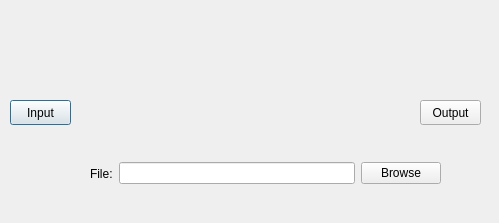
<?xml version="1.0" encoding="UTF-8"?>
<ui version="4.0">
 <class>CsvReaderDialog</class>
 <widget class="QDialog" name="CsvReaderDialog">
  <property name="geometry">
   <rect>
    <x>0</x>
    <y>0</y>
    <width>499</width>
    <height>223</height>
   </rect>
  </property>
  <property name="windowTitle">
   <string>Dialog</string>
  </property>
  <widget class="QPushButton" name="pushButton">
   <property name="geometry">
    <rect>
     <x>10</x>
     <y>100</y>
     <width>61</width>
     <height>25</height>
    </rect>
   </property>
   <property name="text">
    <string>Input</string>
   </property>
  </widget>
  <widget class="QPushButton" name="pushButton_2">
   <property name="geometry">
    <rect>
     <x>420</x>
     <y>100</y>
     <width>61</width>
     <height>25</height>
    </rect>
   </property>
   <property name="text">
    <string>Output</string>
   </property>
  </widget>
  <widget class="QWidget" name="">
   <property name="geometry">
    <rect>
     <x>90</x>
     <y>160</y>
     <width>351</width>
     <height>27</height>
    </rect>
   </property>
   <layout class="QHBoxLayout" name="horizontalLayout">
    <item>
     <widget class="QLabel" name="fileLabel">
      <property name="text">
       <string>File:</string>
      </property>
     </widget>
    </item>
    <item>
     <widget class="QLineEdit" name="lineEdit"/>
    </item>
    <item>
     <widget class="QPushButton" name="browseButton">
      <property name="text">
       <string>Browse</string>
      </property>
     </widget>
    </item>
   </layout>
  </widget>
 </widget>
 <resources/>
 <connections/>
</ui>
